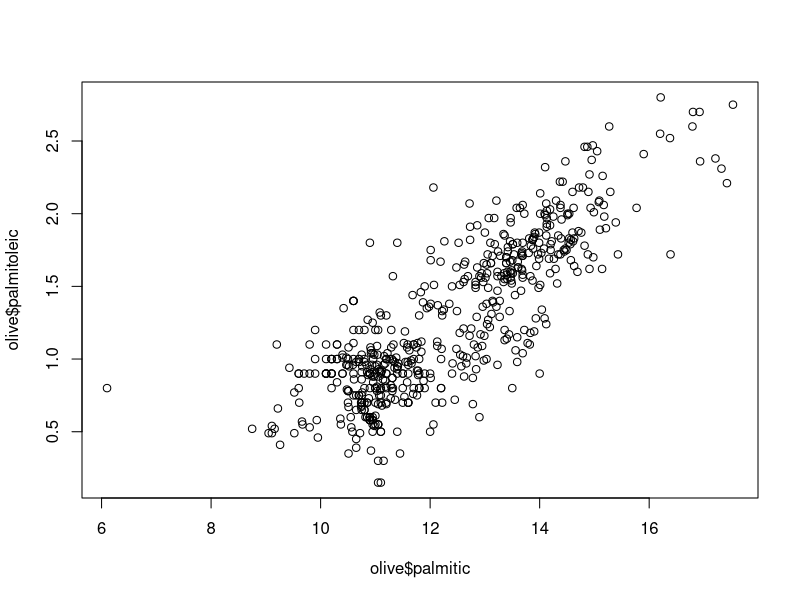
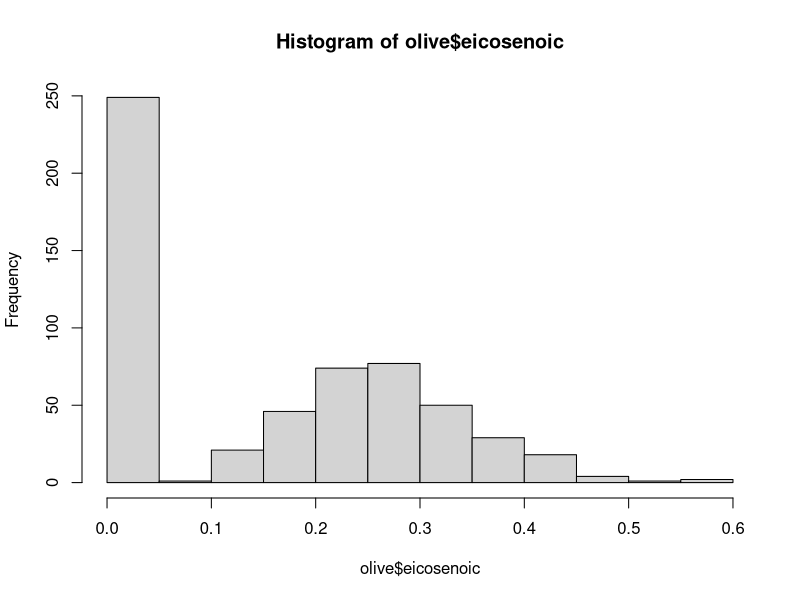
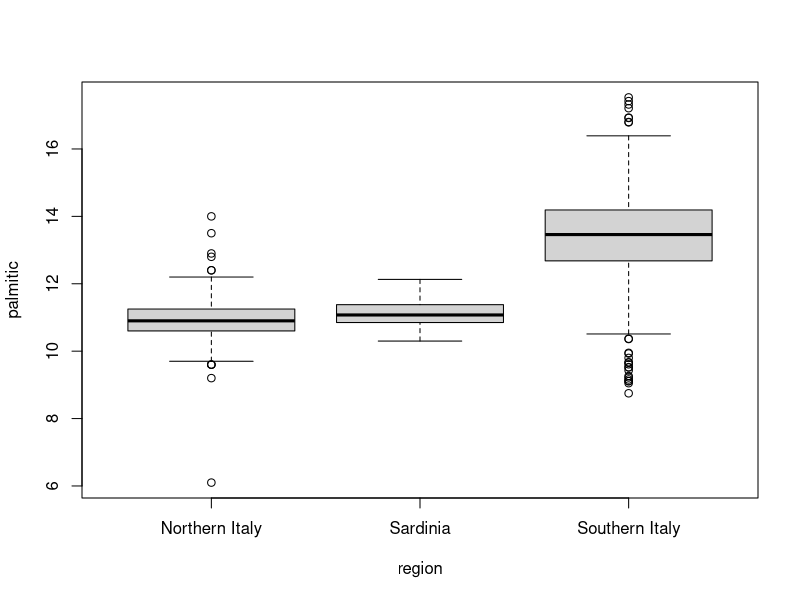

Write the R code that produced these figures, in order.
library(dslabs)
data(heights)
options(digits = 3)    # report 3 significant digits for all answers

# Loading dplyr
library(dplyr)

str(heights)
names(heights)

# 1. First, determine the average height in this dataset. Then create 
# a logical vector ind with the indices for those individuals who are 
# above average height.

avg_height <- mean(heights$height)  # determines the avg height in the dataset

ind <- heights$height > avg_height

sum(ind)

# 2. How many individuals in the dataset are above average 
# height and are female?
class(heights$height)

fem_and_abv_avg_heigt <- length(which(mean(heights$height) < heights$height & heights$sex %in% c("Female")))
fem_and_abv_avg_heigt

# 3. If you use mean() on a logical (TRUE/FALSE) vector, 
# it returns the proportion of observations that are TRUE.
# What proportion of individuals in the dataset are female?

mean(heights$sex %in% c("Female"))

# 4. This question takes you through three steps to determine 
# the sex of the individual with the minimum height.

# 4a. Determine the minimum height in the heights dataset.
index <- which.min(heights$height) # stores the index of the min height
heights$height[index]              # retrieves the min height

# 4b. Use the match() function to determine the index of the first 
# individual with the minimum height.

# Match() Function in R , returns the position of first occurrence of 
# elements of Vector 1 in Vector 2
min_height <- min(heights$height)
index <- (match(min_height, heights$height, nomatch=0))
print(index)

# 4c. Subset the sex column of the dataset by the index in 4b to 
# determine the individual’s sex
heights$sex[index]

# 5. This question takes you through three steps to determine how many 
# of the integer height values between the minimum and maximum heights
# are not actual heights of individuals in the heights dataset.

# 5a. Determine the maximum height.
max(heights$height)

library(dslabs)
data(heights)
options(digits = 3)    # report 3 significant digits for all answers

# 5b. Which integer values are between the maximum and minimum heights? 
# For example, if the minimum height is 10.2 and the maximum height 
# is 20.8, your answer should be x <- 11:20 to capture the integers 
# in between those values. (If either the maximum or minimum height 
# are integers, include those values too.)

min_height <- min(heights$height)
max_height <- max(heights$height)
min_height 
max_height
#x <- ceiling(seq(min(heights$height),max(heights$height), by=1))

x<-ceiling(min(heights$height)):max(heights$height)
# To pass the quiz
x <- 50:82 # LOL

# 5c. How many of the integers in x are NOT heights in the dataset?
# Use the sum() and %in% functions in addition to the ! operator.

sum(!x %in% heights$height)

# 6. Using the heights dataset, create a new column of heights in 
# centimeters named ht_cm. Recall that 1 inch = 2.54 centimeters. 
# Save the resulting dataset as heights2.

# 6a. What is the height in centimeters of the 18th individual (index 18)?
heights2 <- mutate(heights, ht_cm = height * 2.54)
heights2$ht_cm[18]

# 6b. What is the mean height in centimeters?
mean(heights2$ht_cm)

# Create a data frame females by filtering the heights2 data to contain only 
# female individuals.

# 6c. How many females are in the heights2 dataset?
females <- filter(heights2, sex %in% c("Female"))
length(females$ht_cm)

# 6c. What is the mean height of the females in centimeters?
mean(females$ht_cm)

# 8. The olive dataset in dslabs contains composition in percentage
# of eight fatty acids found in the lipid fraction of 572 Italian
# olive oils:
library(dslabs)
data(olive)
head(olive)

# Plot the percent palmitic acid versus palmitoleic acid in a 
# scatterplot. What relationship do you see?
plot(olive$palmitic, olive$palmitoleic)

# 9. Create a histogram of the percentage of eicosenoic acid in olive.
hist(olive$eicosenoic)

# 10. Make a boxplot of palmitic acid percentage in olive with separate 
# distributions for each region.
boxplot(palmitic ~ region, data = olive)
# A. Southern Italy. Explanation: 
# B. Southern Italy
